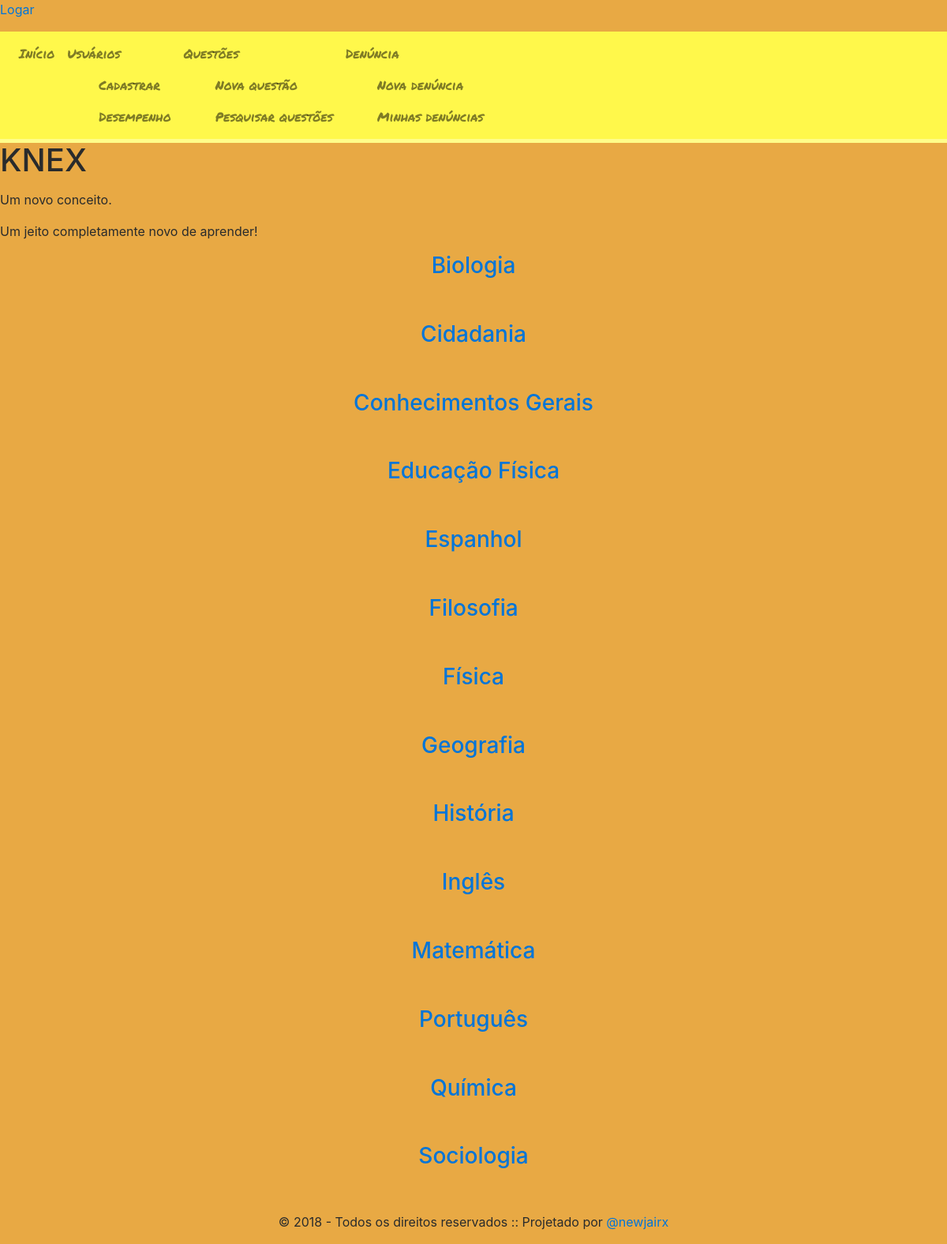
The app's page /KNEX/pesquisarQuestoes.php, older data.
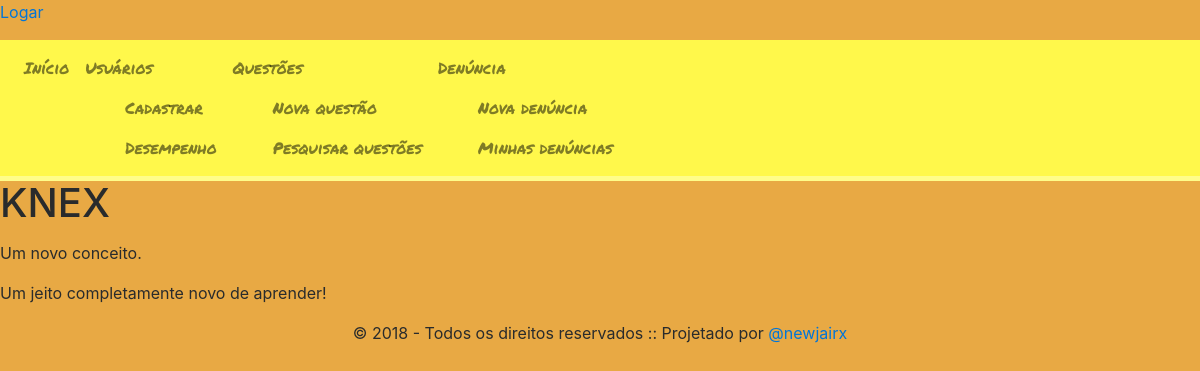
The same page, newer data.
### tables this page shows
CREATE TABLE AREA (
ID_AREA int(5) PRIMARY KEY auto_increment,
AREA varchar(50) not null
);

### KNEX/dao/queries.php (called while the page is built, shortened)
<?php
    class Queries {
        private $conexao;
        public function Queries(){
            $host = "mysql:host=localhost;dbname=knex";
            $usuario = "jairx";
            $senha = "Copa2018";
            try {
                $conexao = new PDO($host, $usuario, $senha);
            } catch (Exception $ex) {
                echo "Erro ao estabelecer conexão: ". $ex->getMessage();
            };
            $this->conexao = $conexao;
        }
        public function selectArea() {
            $string = "select * from AREA order by AREA asc;";
            $sql = $this->conexao->prepare($string);
            $sql->execute();
            return $sql;
        }
    }

### KNEX/pesquisarQuestoes.php (the view)
<?php
    include('header.php');
    include('brand.php');
    include('dao/queries.php');
?>
<?php
    $query = new Queries();
    $result = $query->selectArea();
    while($area = $result->fetch()){
        ?>
            <a href="assuntos.php?idArea=<?= $area["ID_AREA"] ?>&area=<?= $area["AREA"]?>">
                <h3 id="area"><?= $area["AREA"] ?></h3>
            </a>
            <br>
            <br>
        <?php
    }
?>
<?php
    include('footer.php');
?>

### KNEX/header.php (shortened to what this page needs)
<!DOCTYPE HTML>
<html>
	<head lang="pt-BR">
		<link rel="stylesheet" type="text/css" href="css/bootstrap.min.css">
		<link rel="stylesheet" type="text/css" href="css/style.css">
		<link rel="stylesheet" href="fonts/css/font-awesome.min.css">
	</head>
	<body>
        <?php
            if(!isset($_SESSION)){
            ?>
                <div class="login">
                    <p><a class="logar" href="login.php">Logar</a></p>
                </div>
            <?php
            }else{
            ?>
                <div class="login">
                    <p><a class="logar" href="logout.php">Logout</a></p>
                </div>
            <?php
            }
        ?>
		<nav class="navbar navbar-toggleable-md navbar-light bg-faded">
			<div class="collapse navbar-collapse" id="navbarNavAltMarkup">
				<div class="navbar-nav">
                    <div class="menu">
                        <ul class="menu clearfix">
                            <li><a class="nav-item nav-link" href="index.php">Início</a></li>
                            <li><a class="nav-item nav-link" href="index.php">Usuários</a>
                                <ul class="submenu">
                                    <li><a class="nav-item nav-link" href="cadastroUsuario.php">Cadastrar</a></li>
                                    <li><a class="nav-item nav-link" href="desempenho.php">Desempenho</a></li>
                                </ul>
                            </li>
                            <li><a class="nav-item nav-link" href="index.php">Questões</a>
                                <ul class="submenu">
                                    <li><a class="nav-item nav-link" href="novaQuestao.php">Nova questão</a></li>
                                    <li><a class="nav-item nav-link" href="pesquisarQuestoes.php">Pesquisar questões</a></li>
                                </ul>
                            </li>
                            <li><a class="nav-item nav-link" href="index.php">Denúncia</a>
                                <ul class="submenu">
                                    <li><a class="nav-item nav-link" href="novaDenuncia.php">Nova denúncia</a></li>
                                    <li><a class="nav-item nav-link" href="minhasDenuncias.php">Minhas denúncias</a></li>
                                </ul>
                            </li>
                        </ul>
                    </div>
				</div>
			</div>
		</nav>

### KNEX/brand.php
<div>
    <div id="textao">
        <h1><p id="brand">KNEX</p></h1>
        <p>Um novo conceito.</p>
        <p>Um jeito completamente novo de aprender!</p>
    </div>
</div>

### KNEX/footer.php (shortened to what this page needs)
        <footer class="footer">
                    <p align="center">&copy; 2018 - Todos os direitos reservados :: Projetado por
                    <a href="https://www.instagram.com/newjairx/">@newjairx</a></p>
        </footer>
	</body>
</html>

### KNEX/css/style.css (style rules this page uses)
.menu { margin: 0; padding: 0; }
.menu, .submenu { list-style: none; float: left; }
.menu > li { float: left; }
body { background-color: #E8A944; }
.bg-faded { background-color: #FFF84B; border-bottom-style: inset; border-bottom-color: #FFFD8A; border-bottom-width: 5px; }
#area { text-align: center; }

Row changes from the older to the newer data that the page shows:
removed area: AREA "Biologia"
removed area: AREA "Cidadania"
removed area: AREA "Conhecimentos Gerais"
removed area: AREA "Educação Física"
removed area: AREA "Espanhol"
removed area: AREA "Filosofia"
removed area: AREA "Física"
removed area: AREA "Geografia"
removed area: AREA "História"
removed area: AREA "Inglês"
removed area: AREA "Matemática"
removed area: AREA "Português"
removed area: AREA "Química"
removed area: AREA "Sociologia"
